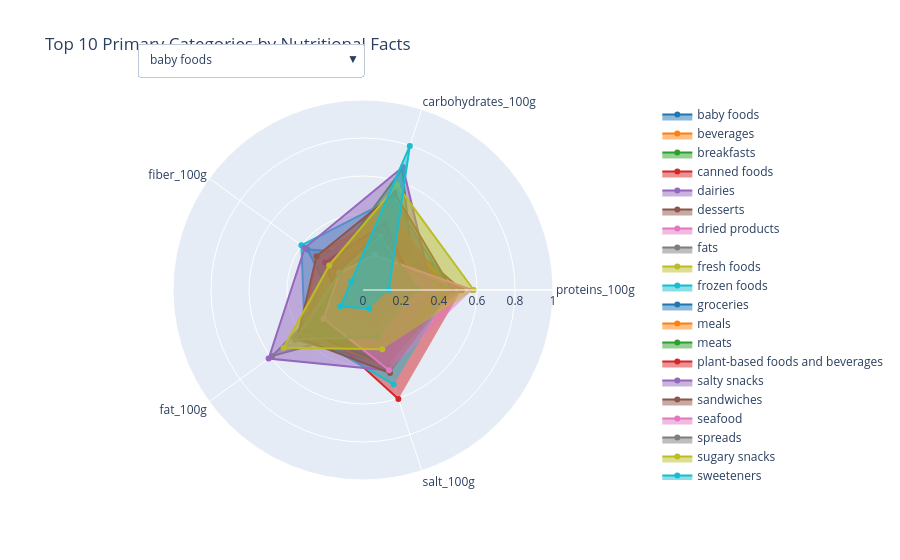

Notebook source saved alongside this figure:
### Markdown cell above
### Radial chart

### Code cell
import pandas as pd
from modules.radar_chart import preprocess_data, create_radar_chart, create_radar_chart_with_dropdown

# Define the columns to analyze
category_col = 'category_level_1'
nutrient_cols = ['proteins_100g', 'carbohydrates_100g', 'fiber_100g', 'fat_100g', 'salt_100g']

# Preprocess the data
top_category_nutrition = preprocess_data(data, category_col, nutrient_cols, top_n=20)

# Extract categories and values
categories = top_category_nutrition[category_col]
values = top_category_nutrition[nutrient_cols]

# Create a radar chart
# create_radar_chart(categories, values, title='Top 10 Primary Categories by Nutritional Facts')
create_radar_chart_with_dropdown(categories, values, title='Top 10 Primary Categories by Nutritional Facts')

### Figure 1 — Plotly figure (JSON) as saved in the notebook; plotly's stock layout.template omitted (floating-point values rounded to 4 significant figures)
{"data": [{"fill": "toself", "line": {"color": "#1f77b4"}, "name": "baby foods", "r": [0.2924, 0.2004, 0.3618, 0.1642, 0.3022], "theta": ["proteins_100g", "carbohydrates_100g", "fiber_100g", "fat_100g", "salt_100g"], "type": "scatterpolar", "visible": true}, {"fill": "toself", "line": {"color": "#ff7f0e"}, "name": "beverages", "r": [0.1345, 0.1887, 0.1049, 0.1204, 0.1107], "theta": ["proteins_100g", "carbohydrates_100g", "fiber_100g", "fat_100g", "salt_100g"], "type": "scatterpolar", "visible": true}, {"fill": "toself", "line": {"color": "#2ca02c"}, "name": "breakfasts", "r": [0.2748, 0.6688, 0.2129, 0.4432, 0.411], "theta": ["proteins_100g", "carbohydrates_100g", "fiber_100g", "fat_100g", "salt_100g"], "type": "scatterpolar", "visible": true}, {"fill": "toself", "line": {"color": "#d62728"}, "name": "canned foods", "r": [0.5173, 0.2848, 0.1594, 0.3062, 0.603], "theta": ["proteins_100g", "carbohydrates_100g", "fiber_100g", "fat_100g", "salt_100g"], "type": "scatterpolar", "visible": true}, {"fill": "toself", "line": {"color": "#9467bd"}, "name": "dairies", "r": [0.2979, 0.3255, 0.1058, 0.3733, 0.2666], "theta": ["proteins_100g", "carbohydrates_100g", "fiber_100g", "fat_100g", "salt_100g"], "type": "scatterpolar", "visible": true}, {"fill": "toself", "line": {"color": "#8c564b"}, "name": "desserts", "r": [0.5204, 0.3679, 0.2131, 0.4063, 0.346], "theta": ["proteins_100g", "carbohydrates_100g", "fiber_100g", "fat_100g", "salt_100g"], "type": "scatterpolar", "visible": true}, {"fill": "toself", "line": {"color": "#e377c2"}, "name": "dried products", "r": [0.3869, 0.468, 0.2719, 0.2097, 0.1956], "theta": ["proteins_100g", "carbohydrates_100g", "fiber_100g", "fat_100g", "salt_100g"], "type": "scatterpolar", "visible": true}, {"fill": "toself", "line": {"color": "#7f7f7f"}, "name": "fats", "r": [0.1442, 0.1361, 0.09127, 0.5909, 0.2081], "theta": ["proteins_100g", "carbohydrates_100g", "fiber_100g", "fat_100g", "salt_100g"], "type": "scatterpolar", "visible": true}, {"fill": "toself", "line": {"color": "#bcbd22"}, "name": "fresh foods", "r": [0.3689, 0.3235, 0.1782, 0.3666, 0.3958], "theta": ["proteins_100g", "carbohydrates_100g", "fiber_100g", "fat_100g", "salt_100g"], "type": "scatterpolar", "visible": true}, {"fill": "toself", "line": {"color": "#17becf"}, "name": "frozen foods", "r": [0.4598, 0.5064, 0.4007, 0.3787, 0.5225], "theta": ["proteins_100g", "carbohydrates_100g", "fiber_100g", "fat_100g", "salt_100g"], "type": "scatterpolar", "visible": true}, {"fill": "toself", "line": {"color": "#1f77b4"}, "name": "groceries", "r": [0.2979, 0.3106, 0.1848, 0.2354, 0.1704], "theta": ["proteins_100g", "carbohydrates_100g", "fiber_100g", "fat_100g", "salt_100g"], "type": "scatterpolar", "visible": true}, {"fill": "toself", "line": {"color": "#ff7f0e"}, "name": "meals", "r": [0.4545, 0.4373, 0.3029, 0.3873, 0.4252], "theta": ["proteins_100g", "carbohydrates_100g", "fiber_100g", "fat_100g", "salt_100g"], "type": "scatterpolar", "visible": true}, {"fill": "toself", "line": {"color": "#2ca02c"}, "name": "meats", "r": [0.4728, 0.1984, 0.1309, 0.3705, 0.4186], "theta": ["proteins_100g", "carbohydrates_100g", "fiber_100g", "fat_100g", "salt_100g"], "type": "scatterpolar", "visible": true}, {"fill": "toself", "line": {"color": "#d62728"}, "name": "plant-based foods and beverages", "r": [0.2791, 0.3691, 0.2472, 0.1466, 0.2188], "theta": ["proteins_100g", "carbohydrates_100g", "fiber_100g", "fat_100g", "salt_100g"], "type": "scatterpolar", "visible": true}, {"fill": "toself", "line": {"color": "#9467bd"}, "name": "salty snacks", "r": [0.3633, 0.6802, 0.3783, 0.614, 0.4452], "theta": ["proteins_100g", "carbohydrates_100g", "fiber_100g", "fat_100g", "salt_100g"], "type": "scatterpolar", "visible": true}, {"fill": "toself", "line": {"color": "#8c564b"}, "name": "sandwiches", "r": [0.4699, 0.5374, 0.3027, 0.426, 0.4595], "theta": ["proteins_100g", "carbohydrates_100g", "fiber_100g", "fat_100g", "salt_100g"], "type": "scatterpolar", "visible": true}, {"fill": "toself", "line": {"color": "#e377c2"}, "name": "seafood", "r": [0.5749, 0.1932, 0.153, 0.2566, 0.4441], "theta": ["proteins_100g", "carbohydrates_100g", "fiber_100g", "fat_100g", "salt_100g"], "type": "scatterpolar", "visible": true}, {"fill": "toself", "line": {"color": "#7f7f7f"}, "name": "spreads", "r": [0.2851, 0.2974, 0.1516, 0.443, 0.2596], "theta": ["proteins_100g", "carbohydrates_100g", "fiber_100g", "fat_100g", "salt_100g"], "type": "scatterpolar", "visible": true}, {"fill": "toself", "line": {"color": "#bcbd22"}, "name": "sugary snacks", "r": [0.5827, 0.5804, 0.2202, 0.5163, 0.328], "theta": ["proteins_100g", "carbohydrates_100g", "fiber_100g", "fat_100g", "salt_100g"], "type": "scatterpolar", "visible": true}, {"fill": "toself", "line": {"color": "#17becf"}, "name": "sweeteners", "r": [0.1356, 0.7971, 0.07599, 0.1462, 0.1027], "theta": ["proteins_100g", "carbohydrates_100g", "fiber_100g", "fat_100g", "salt_100g"], "type": "scatterpolar", "visible": true}], "layout": {"polar": {"radialaxis": {"range": [0, 1], "visible": true}}, "title": {"text": "Top 10 Primary Categories by Nutritional Facts"}, "updatemenus": [{"buttons": [{"args": [{"title": "Top 10 Primary Categories by Nutritional Facts - baby foods", "visible": [true, false, false, false, false, false, false, false, false, false, false, false, false, false, false, false, false, false, false, false]}], "label": "baby foods", "method": "update"}, {"args": [{"title": "Top 10 Primary Categories by Nutritional Facts - beverages", "visible": [false, true, false, false, false, false, false, false, false, false, false, false, false, false, false, false, false, false, false, false]}], "label": "beverages", "method": "update"}, {"args": [{"title": "Top 10 Primary Categories by Nutritional Facts - breakfasts", "visible": [false, false, true, false, false, false, false, false, false, false, false, false, false, false, false, false, false, false, false, false]}], "label": "breakfasts", "method": "update"}, {"args": [{"title": "Top 10 Primary Categories by Nutritional Facts - canned foods", "visible": [false, false, false, true, false, false, false, false, false, false, false, false, false, false, false, false, false, false, false, false]}], "label": "canned foods", "method": "update"}, {"args": [{"title": "Top 10 Primary Categories by Nutritional Facts - dairies", "visible": [false, false, false, false, true, false, false, false, false, false, false, false, false, false, false, false, false, false, false, false]}], "label": "dairies", "method": "update"}, {"args": [{"title": "Top 10 Primary Categories by Nutritional Facts - desserts", "visible": [false, false, false, false, false, true, false, false, false, false, false, false, false, false, false, false, false, false, false, false]}], "label": "desserts", "method": "update"}, {"args": [{"title": "Top 10 Primary Categories by Nutritional Facts - dried products", "visible": [false, false, false, false, false, false, true, false, false, false, false, false, false, false, false, false, false, false, false, false]}], "label": "dried products", "method": "update"}, {"args": [{"title": "Top 10 Primary Categories by Nutritional Facts - fats", "visible": [false, false, false, false, false, false, false, true, false, false, false, false, false, false, false, false, false, false, false, false]}], "label": "fats", "method": "update"}, {"args": [{"title": "Top 10 Primary Categories by Nutritional Facts - fresh foods", "visible": [false, false, false, false, false, false, false, false, true, false, false, false, false, false, false, false, false, false, false, false]}], "label": "fresh foods", "method": "update"}, {"args": [{"title": "Top 10 Primary Categories by Nutritional Facts - frozen foods", "visible": [false, false, false, false, false, false, false, false, false, true, false, false, false, false, false, false, false, false, false, false]}], "label": "frozen foods", "method": "update"}, {"args": [{"title": "Top 10 Primary Categories by Nutritional Facts - groceries", "visible": [false, false, false, false, false, false, false, false, false, false, true, false, false, false, false, false, false, false, false, false]}], "label": "groceries", "method": "update"}, {"args": [{"title": "Top 10 Primary Categories by Nutritional Facts - meals", "visible": [false, false, false, false, false, false, false, false, false, false, false, true, false, false, false, false, false, false, false, false]}], "label": "meals", "method": "update"}, {"args": [{"title": "Top 10 Primary Categories by Nutritional Facts - meats", "visible": [false, false, false, false, false, false, false, false, false, false, false, false, true, false, false, false, false, false, false, false]}], "label": "meats", "method": "update"}, {"args": [{"title": "Top 10 Primary Categories by Nutritional Facts - plant-based foods and beverages", "visible": [false, false, false, false, false, false, false, false, false, false, false, false, false, true, false, false, false, false, false, false]}], "label": "plant-based foods and beverages", "method": "update"}, {"args": [{"title": "Top 10 Primary Categories by Nutritional Facts - salty snacks", "visible": [false, false, false, false, false, false, false, false, false, false, false, false, false, false, true, false, false, false, false, false]}], "label": "salty snacks", "method": "update"}, {"args": [{"title": "Top 10 Primary Categories by Nutritional Facts - sandwiches", "visible": [false, false, false, false, false, false, false, false, false, false, false, false, false, false, false, true, false, false, false, false]}], "label": "sandwiches", "method": "update"}, {"args": [{"title": "Top 10 Primary Categories by Nutritional Facts - seafood", "visible": [false, false, false, false, false, false, false, false, false, false, false, false, false, false, false, false, true, false, false, false]}], "label": "seafood", "method": "update"}, {"args": [{"title": "Top 10 Primary Categories by Nutritional Facts - spreads", "visible": [false, false, false, false, false, false, false, false, false, false, false, false, false, false, false, false, false, true, false, false]}], "label": "spreads", "method": "update"}, {"args": [{"title": "Top 10 Primary Categories by Nutritional Facts - sugary snacks", "visible": [false, false, false, false, false, false, false, false, false, false, false, false, false, false, false, false, false, false, true, false]}], "label": "sugary snacks", "method": "update"}, {"args": [{"title": "Top 10 Primary Categories by Nutritional Facts - sweeteners", "visible": [false, false, false, false, false, false, false, false, false, false, false, false, false, false, false, false, false, false, false, true]}], "label": "sweeteners", "method": "update"}], "direction": "down", "showactive": true, "x": 0.1, "xanchor": "left", "y": 1.15, "yanchor": "top"}]}}
